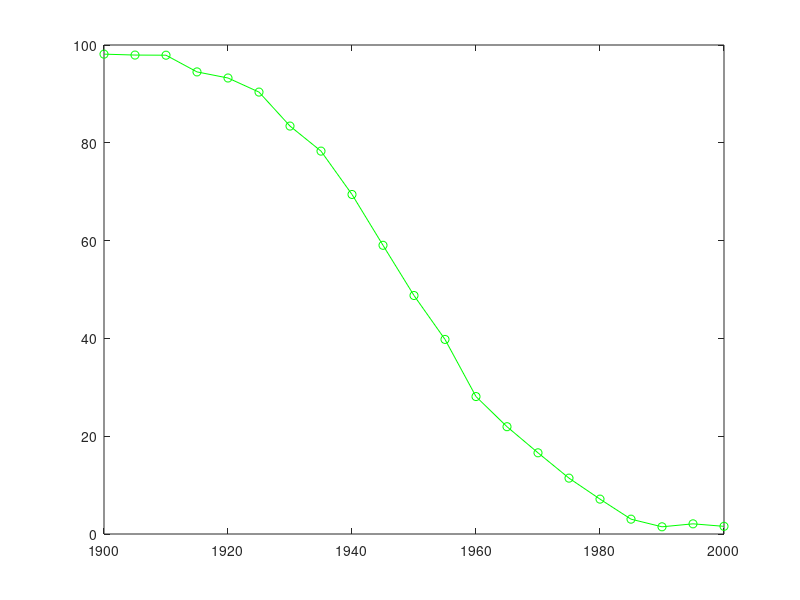

Reproduce this figure in MATLAB.
clear all
close all
more off
format short e 
rand('twister',sum(100*clock))

%% begin msli tex 
%% loglets for web 2.0
%% \[
%% p(t) = \frac{\kappa}{1 + \exp\left(\frac{\log_e(81)}{-\alpha} (t - \beta)\right)}
%% \]

%% \[
%% p(t) = \frac{k}{1 + \exp\left(\frac{\log_e(81)}{-a} (t - b)\right)}
%% \]

%% note that alpha = 0 could be numerical issue 

loglet = @(t,a,k,b)( (k ./ (1 + exp( -1.0 .*(log(81)./a) .* (t - b)))))

randnum = @(low,high) ( (high - low).* rand() + low)

t = 1900:5:2000;
k = 100;
a = -50;
b = 1950;

y = loglet(t,a,k,b);

for i=1:(max(size(y))),

  y(i) = y(i) + randnum(-2,2);
  
end





plot(t,y,'-og')




%% end msli tex

